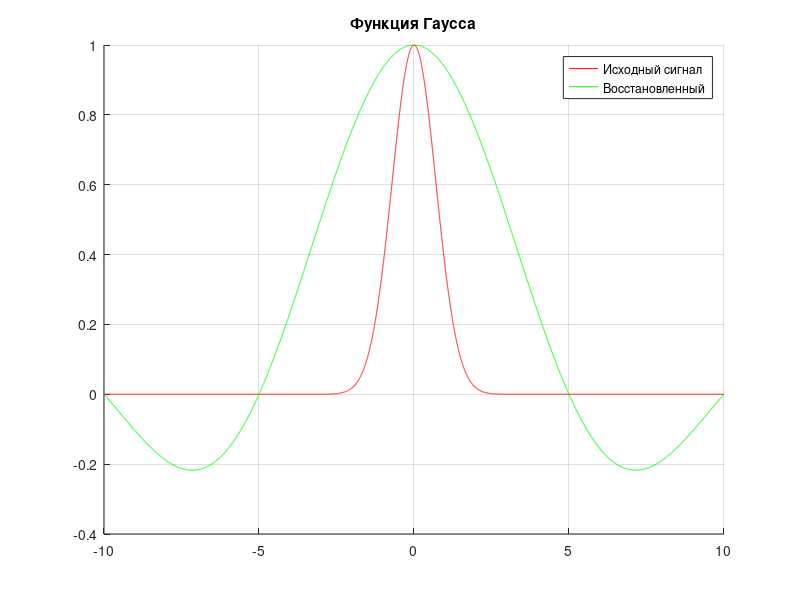
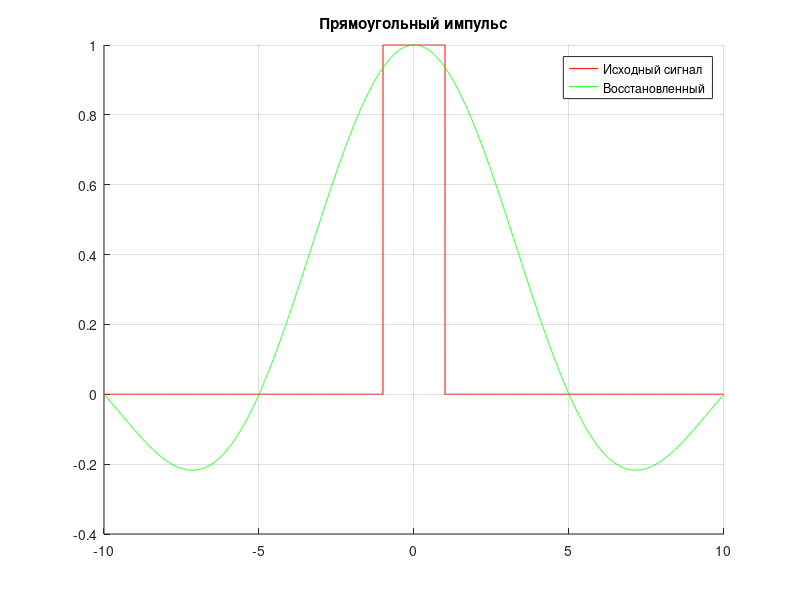

These charts were generated, in order, by the following MATLAB code:
sigma = 1;
L = 1;
A = 1;

n = input('Введите количество точек: ');
dx = input('Введите шаг: ');

% Дискретные значения
x_max = dx * (n - 1) / 2;
xd = -x_max : dx : x_max;
rd = zeros(size(xd));
rd(abs(xd) <= L) = 1;
gd = A * exp(-(xd / sigma).^2);

% Исходный
x = -x_max : 0.001 : x_max;
rs = zeros(size(x));
rs(abs(x) <= L) = 1;
gs = A * exp(-(x / sigma).^2);

% Восстановленный
rr = zeros(1, length(x));
gr = zeros(1, length(x));
for i = 1 : length(x)
   for j = 1 : n
       rr(i) = rr(i) + rd(j) * sinc((x(i) - xd(j)) / dx);
       gr(i) = gr(i) + gd(j) * sinc((x(i) - xd(j)) / dx);
   end
end

figure;
title('Функция Гаусса');
hold on;
grid on;
plot(x, gs, 'r');
plot(x, gr, 'g');
legend('Исходный сигнал', 'Восстановленный');

figure;
title('Прямоугольный импульс');
hold on;
grid on;
plot(x, rs, 'r');
plot(x, rr, 'g');
legend('Исходный сигнал', 'Восстановленный');